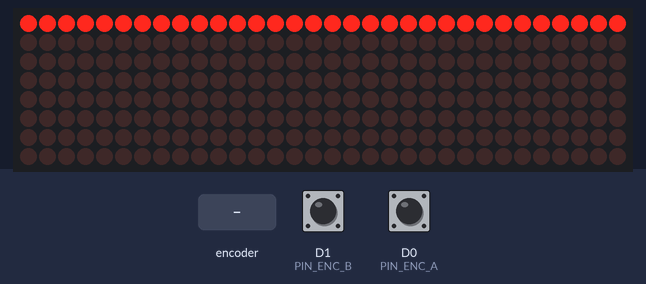
Bench run of a sketch on a simulated ESP8266 (NodeMCU). Shown: 32×8 LED matrix. The test bench sets the inputs (shaded band); at power-on: D1 (PIN_ENC_B) HIGH, D0 (PIN_ENC_A) HIGH.

Above: at 1.2 s.
1.3 s: rotary encoder on D0 (PIN_ENC_A) / D1 (PIN_ENC_B) turned 3 steps (first pin leading)
3.4 s: rotary encoder on D0 (PIN_ENC_A) / D1 (PIN_ENC_B) turned 1 step (first pin leading)
Timing chart, 0 to 6.4 s (numbered marks = the images above; inputs shaded):
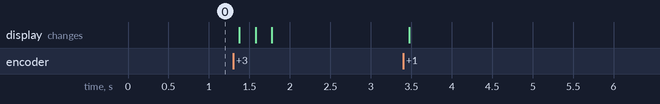

The sketch:

visualizer.ino
```cpp
#include <MD_MAX72XX.h>
#include <SPI.h>

#define HARDWARE_TYPE MD_MAX72XX::FC16_HW
#define MAX_DEVICES 4
const uint8_t COLS = MAX_DEVICES * 8;

const bool MIRROR_X = false;
const bool FLIP_Y = false;
const bool ENC_REVERSE = false;

const uint8_t START_BRIGHTNESS = 3;
const unsigned long TIMEOUT_MS = 1000;

const uint8_t PIN_CS = D7;
const uint8_t PIN_ENC_A = D0;
const uint8_t PIN_ENC_B = D1;
const uint8_t PIN_ENC_SW = D2;

MD_MAX72XX mx(HARDWARE_TYPE, PIN_CS, MAX_DEVICES);

uint8_t heights[COLS];
uint8_t brightness = START_BRIGHTNESS;
unsigned long lastFrame = 0;
bool gotData = false;


int8_t readEncoder() {
  static const int8_t table[16] = {0, -1, 1, 0, 1, 0, 0, -1, -1, 0, 0, 1, 0, 1, -1, 0};
  static uint8_t prev = 0xFF;
  static int8_t acc = 0;

  uint8_t cur = (digitalRead(PIN_ENC_A) << 1) | digitalRead(PIN_ENC_B);
  if (prev == 0xFF) {
    prev = cur;
    return 0;
  }
  if (cur == prev) return 0;

  acc += table[(prev << 2) | cur];
  prev = cur;

  if (acc >= 4) {
    acc = 0;
    return ENC_REVERSE ? -1 : 1;
  }
  if (acc <= -4) {
    acc = 0;
    return ENC_REVERSE ? 1 : -1;
  }
  return 0;
}

uint8_t barBits(uint8_t h) {
  if (h > 8) h = 8;
  uint8_t v = (0xFF >> (8 - h)) & 0xFF;
  if (FLIP_Y) {
    uint8_t r = 0;
    for (uint8_t i = 0; i < 8; i++) {
      if (v & (1 << i)) r |= (1 << (7 - i));
    }
    v = r;
  }
  return v;
}

void drawBars() {
  mx.control(MD_MAX72XX::UPDATE, MD_MAX72XX::OFF);
  for (uint8_t i = 0; i < COLS; i++) {
    uint8_t col = MIRROR_X ? i : (COLS - 1 - i);
    mx.setColumn(col, barBits(heights[i]));
  }
  mx.control(MD_MAX72XX::UPDATE, MD_MAX72XX::ON);
  mx.update();
}

void drawIdle() {
  for (uint8_t i = 0; i < COLS; i++) heights[i] = 1;
  drawBars();
}


bool readFrame() {
  static uint8_t buf[COLS];
  static uint8_t idx = 0;
  static bool inFrame = false;
  bool done = false;

  while (Serial.available()) {
    int b = Serial.read();
    if (b == 0xFF) {
      idx = 0;
      inFrame = true;
      continue;
    }
    if (!inFrame) continue;

    buf[idx++] = (b > 8) ? 8 : b;
    if (idx >= COLS) {
      memcpy(heights, buf, COLS);
      inFrame = false;
      done = true;
    }
  }
  return done;
}


void setup() {
  Serial.begin(115200);
  pinMode(PIN_ENC_A, INPUT_PULLUP);
  pinMode(PIN_ENC_B, INPUT_PULLUP);
  pinMode(PIN_ENC_SW, INPUT_PULLUP);

  mx.begin();
  mx.control(MD_MAX72XX::INTENSITY, brightness);
  mx.clear();
  drawIdle();
}

void loop() {
  int8_t step = readEncoder();
  if (step != 0) {
    int16_t b = (int16_t)brightness + step;
    if (b < 0) b = 0;
    if (b > MAX_INTENSITY) b = MAX_INTENSITY;
    if (b != brightness) {
      brightness = (uint8_t)b;
      mx.control(MD_MAX72XX::INTENSITY, brightness);
    }
  }

  if (readFrame()) {
    gotData = true;
    lastFrame = millis();
    drawBars();
  } else if (gotData && millis() - lastFrame > TIMEOUT_MS) {
    gotData = false;
    drawIdle();
  }
}
```
